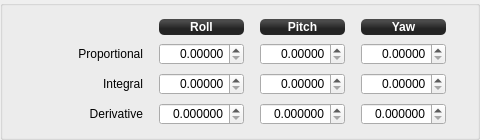
               <widget class="QGroupBox" name="RateStabilizationGroup_9">
                <property name="sizePolicy">
                 <sizepolicy hsizetype="Preferred" vsizetype="Fixed">
                  <horstretch>0</horstretch>
                  <verstretch>0</verstretch>
                 </sizepolicy>
                </property>
                <property name="minimumSize">
                 <size>
                  <width>0</width>
                  <height>140</height>
                 </size>
                </property>
                <property name="autoFillBackground">
                 <bool>false</bool>
                </property>
                <property name="styleSheet">
                 <string notr="true"/>
                </property>
                <property name="title">
                 <string/>
                </property>
                <property name="flat">
                 <bool>true</bool>
                </property>
                <layout class="QGridLayout" name="gridLayout_3" columnstretch="0,0,1,0,1,0,1,0">
                 <property name="leftMargin">
                  <number>0</number>
                 </property>
                 <property name="bottomMargin">
                  <number>9</number>
                 </property>
                 <item row="3" column="4">
                  <widget class="QDoubleSpinBox" name="PitchRateKd">
                   <property name="sizePolicy">
                    <sizepolicy hsizetype="Preferred" vsizetype="Fixed">
                     <horstretch>0</horstretch>
                     <verstretch>0</verstretch>
                    </sizepolicy>
                   </property>
                   <property name="minimumSize">
                    <size>
                     <width>0</width>
                     <height>22</height>
                    </size>
                   </property>
                   <property name="maximumSize">
                    <size>
                     <width>16777215</width>
                     <height>22</height>
                    </size>
                   </property>
                   <property name="focusPolicy">
                    <enum>Qt::StrongFocus</enum>
                   </property>
                   <property name="styleSheet">
                    <string notr="true"/>
                   </property>
                   <property name="alignment">
                    <set>Qt::AlignRight|Qt::AlignTrailing|Qt::AlignVCenter</set>
                   </property>
                   <property name="decimals">
                    <number>6</number>
                   </property>
                   <property name="singleStep">
                    <double>0.000001000000000</double>
                   </property>
                   <property name="objrelation" stdset="0">
                    <stringlist>
                     <string>objname:StabilizationSettings</string>
                     <string>fieldname:PitchRatePID</string>
                     <string>element:Kd</string>
                     <string>haslimits:no</string>
                     <string>scale:1</string>
                     <string>buttongroup:4,20</string>
                    </stringlist>
                   </property>
                  </widget>
                 </item>
                 <item row="0" column="6">
                  <widget class="QLabel" name="label_42">
                   <property name="sizePolicy">
                    <sizepolicy hsizetype="Preferred" vsizetype="Fixed">
                     <horstretch>0</horstretch>
                     <verstretch>0</verstretch>
                    </sizepolicy>
                   </property>
                   <property name="minimumSize">
                    <size>
                     <width>0</width>
                     <height>16</height>
                    </size>
                   </property>
                   <property name="font">
                    <font>
                     <weight>75</weight>
                     <bold>true</bold>
                    </font>
                   </property>
                   <property name="autoFillBackground">
                    <bool>false</bool>
                   </property>
                   <property name="styleSheet">
                    <string notr="true">background-color: qlineargradient(spread:reflect, x1:0.507, y1:0, x2:0.507, y2:0.772, stop:0.208955 rgba(74, 74, 74, 255), stop:0.78607 rgba(36, 36, 36, 255));
color: rgb(255, 255, 255);
border-radius: 5;</string>
                   </property>
                   <property name="text">
                    <string>Yaw</string>
                   </property>
                   <property name="alignment">
                    <set>Qt::AlignCenter</set>
                   </property>
                  </widget>
                 </item>
                 <item row="2" column="0">
                  <widget class="QLabel" name="label_44">
                   <property name="sizePolicy">
                    <sizepolicy hsizetype="Preferred" vsizetype="Preferred">
                     <horstretch>0</horstretch>
                     <verstretch>0</verstretch>
                    </sizepolicy>
                   </property>
                   <property name="styleSheet">
                    <string notr="true"/>
                   </property>
                   <property name="text">
                    <string>Integral</string>
                   </property>
                   <property name="alignment">
                    <set>Qt::AlignRight|Qt::AlignTrailing|Qt::AlignVCenter</set>
                   </property>
                  </widget>
                 </item>
                 <item row="2" column="6">
                  <widget class="QDoubleSpinBox" name="RateYawKi">
                   <property name="sizePolicy">
                    <sizepolicy hsizetype="Preferred" vsizetype="Fixed">
                     <horstretch>0</horstretch>
                     <verstretch>0</verstretch>
                    </sizepolicy>
                   </property>
                   <property name="minimumSize">
                    <size>
                     <width>0</width>
                     <height>22</height>
                    </size>
                   </property>
                   <property name="maximumSize">
                    <size>
                     <width>16777215</width>
                     <height>22</height>
                    </size>
                   </property>
                   <property name="focusPolicy">
                    <enum>Qt::StrongFocus</enum>
                   </property>
                   <property name="toolTip">
                    <string>As a rule of thumb, you can set the Ki at roughly the same
value as the Kp.</string>
                   </property>
                   <property name="styleSheet">
                    <string notr="true"/>
                   </property>
                   <property name="alignment">
                    <set>Qt::AlignRight|Qt::AlignTrailing|Qt::AlignVCenter</set>
                   </property>
                   <property name="decimals">
                    <number>5</number>
                   </property>
                   <property name="singleStep">
                    <double>0.000100000000000</double>
                   </property>
                   <property name="objrelation" stdset="0">
                    <stringlist>
                     <string>objname:StabilizationSettings</string>
                     <string>fieldname:YawRatePID</string>
                     <string>element:Ki</string>
                     <string>haslimits:no</string>
                     <string>scale:1</string>
                     <string>buttongroup:4,20</string>
                    </stringlist>
                   </property>
                  </widget>
                 </item>
                 <item row="2" column="4">
                  <widget class="QDoubleSpinBox" name="RatePitchKi">
                   <property name="sizePolicy">
                    <sizepolicy hsizetype="Preferred" vsizetype="Fixed">
                     <horstretch>0</horstretch>
                     <verstretch>0</verstretch>
                    </sizepolicy>
                   </property>
                   <property name="minimumSize">
                    <size>
                     <width>0</width>
                     <height>22</height>
                    </size>
                   </property>
                   <property name="maximumSize">
                    <size>
                     <width>16777215</width>
                     <height>22</height>
                    </size>
                   </property>
                   <property name="focusPolicy">
                    <enum>Qt::StrongFocus</enum>
                   </property>
                   <property name="toolTip">
                    <string>As a rule of thumb, you can set the Ki at roughly the same
value as the Kp.</string>
                   </property>
                   <property name="styleSheet">
                    <string notr="true"/>
                   </property>
                   <property name="alignment">
                    <set>Qt::AlignRight|Qt::AlignTrailing|Qt::AlignVCenter</set>
                   </property>
                   <property name="decimals">
                    <number>5</number>
                   </property>
                   <property name="singleStep">
                    <double>0.000100000000000</double>
                   </property>
                   <property name="objrelation" stdset="0">
                    <stringlist>
                     <string>objname:StabilizationSettings</string>
                     <string>fieldname:PitchRatePID</string>
                     <string>element:Ki</string>
                     <string>haslimits:no</string>
                     <string>scale:1</string>
                     <string>buttongroup:4,20</string>
                    </stringlist>
                   </property>
                  </widget>
                 </item>
                 <item row="1" column="6">
                  <widget class="QDoubleSpinBox" name="RateYawKp">
                   <property name="sizePolicy">
                    <sizepolicy hsizetype="Preferred" vsizetype="Fixed">
                     <horstretch>0</horstretch>
                     <verstretch>0</verstretch>
                    </sizepolicy>
                   </property>
                   <property name="minimumSize">
                    <size>
                     <width>85</width>
                     <height>22</height>
                    </size>
                   </property>
                   <property name="maximumSize">
                    <size>
                     <width>16777215</width>
                     <height>22</height>
                    </size>
                   </property>
                   <property name="focusPolicy">
                    <enum>Qt::StrongFocus</enum>
                   </property>
                   <property name="toolTip">
                    <string>Slowly raise Kp until you start seeing clear oscillations when you fly.
Then lower the value by 20% or so.

You can usually go for higher values for Yaw factors.</string>
                   </property>
                   <property name="styleSheet">
                    <string notr="true"/>
                   </property>
                   <property name="alignment">
                    <set>Qt::AlignRight|Qt::AlignTrailing|Qt::AlignVCenter</set>
                   </property>
                   <property name="decimals">
                    <number>5</number>
                   </property>
                   <property name="singleStep">
                    <double>0.000100000000000</double>
                   </property>
                   <property name="objrelation" stdset="0">
                    <stringlist>
                     <string>objname:StabilizationSettings</string>
                     <string>fieldname:YawRatePID</string>
                     <string>element:Kp</string>
                     <string>haslimits:no</string>
                     <string>scale:1</string>
                     <string>buttongroup:4,20</string>
                    </stringlist>
                   </property>
                  </widget>
                 </item>
                 <item row="3" column="6">
                  <widget class="QDoubleSpinBox" name="YawRateKd">
                   <property name="sizePolicy">
                    <sizepolicy hsizetype="Preferred" vsizetype="Fixed">
                     <horstretch>0</horstretch>
                     <verstretch>0</verstretch>
                    </sizepolicy>
                   </property>
                   <property name="minimumSize">
                    <size>
                     <width>0</width>
                     <height>22</height>
                    </size>
                   </property>
                   <property name="maximumSize">
                    <size>
                     <width>16777215</width>
                     <height>22</height>
                    </size>
                   </property>
                   <property name="focusPolicy">
                    <enum>Qt::StrongFocus</enum>
                   </property>
                   <property name="toolTip">
                    <string/>
                   </property>
                   <property name="styleSheet">
                    <string notr="true"/>
                   </property>
                   <property name="alignment">
                    <set>Qt::AlignRight|Qt::AlignTrailing|Qt::AlignVCenter</set>
                   </property>
                   <property name="decimals">
                    <number>6</number>
                   </property>
                   <property name="singleStep">
                    <double>0.000001000000000</double>
                   </property>
                   <property name="objrelation" stdset="0">
                    <stringlist>
                     <string>objname:StabilizationSettings</string>
                     <string>fieldname:YawRatePID</string>
                     <string>element:Kd</string>
                     <string>haslimits:no</string>
                     <string>scale:1</string>
                     <string>buttongroup:4,20</string>
                    </stringlist>
                   </property>
                  </widget>
                 </item>
                 <item row="0" column="4">
                  <widget class="QLabel" name="label_34">
                   <property name="sizePolicy">
                    <sizepolicy hsizetype="Preferred" vsizetype="Fixed">
                     <horstretch>0</horstretch>
                     <verstretch>0</verstretch>
                    </sizepolicy>
                   </property>
                   <property name="minimumSize">
                    <size>
                     <width>0</width>
                     <height>16</height>
                    </size>
                   </property>
                   <property name="font">
                    <font>
                     <weight>75</weight>
                     <bold>true</bold>
                    </font>
                   </property>
                   <property name="autoFillBackground">
                    <bool>false</bool>
                   </property>
                   <property name="styleSheet">
                    <string notr="true">background-color: qlineargradient(spread:reflect, x1:0.507, y1:0, x2:0.507, y2:0.772, stop:0.208955 rgba(74, 74, 74, 255), stop:0.78607 rgba(36, 36, 36, 255));
color: rgb(255, 255, 255);
border-radius: 5;</string>
                   </property>
                   <property name="text">
                    <string>Pitch</string>
                   </property>
                   <property name="alignment">
                    <set>Qt::AlignCenter</set>
                   </property>
                  </widget>
                 </item>
                 <item row="0" column="2">
                  <widget class="QLabel" name="label_30">
                   <property name="sizePolicy">
                    <sizepolicy hsizetype="Preferred" vsizetype="Fixed">
                     <horstretch>0</horstretch>
                     <verstretch>0</verstretch>
                    </sizepolicy>
                   </property>
                   <property name="minimumSize">
                    <size>
                     <width>0</width>
                     <height>16</height>
                    </size>
                   </property>
                   <property name="font">
                    <font>
                     <weight>75</weight>
                     <bold>true</bold>
                    </font>
                   </property>
                   <property name="autoFillBackground">
                    <bool>false</bool>
                   </property>
                   <property name="styleSheet">
                    <string notr="true">background-color: qlineargradient(spread:reflect, x1:0.507, y1:0, x2:0.507, y2:0.772, stop:0.208955 rgba(74, 74, 74, 255), stop:0.78607 rgba(36, 36, 36, 255));
color: rgb(255, 255, 255);
border-radius: 5;</string>
                   </property>
                   <property name="text">
                    <string>Roll</string>
                   </property>
                   <property name="alignment">
                    <set>Qt::AlignCenter</set>
                   </property>
                  </widget>
                 </item>
                 <item row="2" column="5">
                  <spacer name="horizontalSpacer_28">
                   <property name="orientation">
                    <enum>Qt::Horizontal</enum>
                   </property>
                   <property name="sizeType">
                    <enum>QSizePolicy::Fixed</enum>
                   </property>
                   <property name="sizeHint" stdset="0">
                    <size>
                     <width>10</width>
                     <height>10</height>
                    </size>
                   </property>
                  </spacer>
                 </item>
                 <item row="1" column="0">
                  <widget class="QLabel" name="label_43">
                   <property name="sizePolicy">
                    <sizepolicy hsizetype="Minimum" vsizetype="Fixed">
                     <horstretch>0</horstretch>
                     <verstretch>0</verstretch>
                    </sizepolicy>
                   </property>
                   <property name="minimumSize">
                    <size>
                     <width>69</width>
                     <height>16</height>
                    </size>
                   </property>
                   <property name="styleSheet">
                    <string notr="true"/>
                   </property>
                   <property name="text">
                    <string>Proportional</string>
                   </property>
                   <property name="alignment">
                    <set>Qt::AlignRight|Qt::AlignTrailing|Qt::AlignVCenter</set>
                   </property>
                  </widget>
                 </item>
                 <item row="2" column="1">
                  <spacer name="horizontalSpacer_26">
                   <property name="orientation">
                    <enum>Qt::Horizontal</enum>
                   </property>
                   <property name="sizeType">
                    <enum>QSizePolicy::Fixed</enum>
                   </property>
                   <property name="sizeHint" stdset="0">
                    <size>
                     <width>10</width>
                     <height>10</height>
                    </size>
                   </property>
                  </spacer>
                 </item>
                 <item row="1" column="2">
                  <widget class="QDoubleSpinBox" name="RateRollKp_2">
                   <property name="sizePolicy">
                    <sizepolicy hsizetype="Preferred" vsizetype="Fixed">
                     <horstretch>0</horstretch>
                     <verstretch>0</verstretch>
                    </sizepolicy>
                   </property>
                   <property name="minimumSize">
                    <size>
                     <width>85</width>
                     <height>22</height>
                    </size>
                   </property>
                   <property name="maximumSize">
                    <size>
                     <width>16777215</width>
                     <height>22</height>
                    </size>
                   </property>
                   <property name="focusPolicy">
                    <enum>Qt::StrongFocus</enum>
                   </property>
                   <property name="toolTip">
                    <string>Slowly raise Kp until you start seeing clear oscillations when you fly.
Then lower the value by 20% or so.</string>
                   </property>
                   <property name="styleSheet">
                    <string notr="true"/>
                   </property>
                   <property name="alignment">
                    <set>Qt::AlignRight|Qt::AlignTrailing|Qt::AlignVCenter</set>
                   </property>
                   <property name="decimals">
                    <number>5</number>
                   </property>
                   <property name="singleStep">
                    <double>0.000100000000000</double>
                   </property>
                   <property name="objrelation" stdset="0">
                    <stringlist>
                     <string>objname:StabilizationSettings</string>
                     <string>fieldname:RollRatePID</string>
                     <string>element:Kp</string>
                     <string>haslimits:no</string>
                     <string>scale:1</string>
                     <string>buttongroup:4,20</string>
                    </stringlist>
                   </property>
                  </widget>
                 </item>
                 <item row="0" column="0">
                  <spacer name="horizontalSpacer_24">
                   <property name="orientation">
                    <enum>Qt::Horizontal</enum>
                   </property>
                   <property name="sizeType">
                    <enum>QSizePolicy::Fixed</enum>
                   </property>
                   <property name="sizeHint" stdset="0">
                    <size>
                     <width>140</width>
                     <height>13</height>
                    </size>
                   </property>
                  </spacer>
                 </item>
                 <item row="2" column="2">
                  <widget class="QDoubleSpinBox" name="RateRollKi_2">
                   <property name="sizePolicy">
                    <sizepolicy hsizetype="Preferred" vsizetype="Fixed">
                     <horstretch>0</horstretch>
                     <verstretch>0</verstretch>
                    </sizepolicy>
                   </property>
                   <property name="minimumSize">
                    <size>
                     <width>0</width>
                     <height>22</height>
                    </size>
                   </property>
                   <property name="maximumSize">
                    <size>
                     <width>16777215</width>
                     <height>22</height>
                    </size>
                   </property>
                   <property name="focusPolicy">
                    <enum>Qt::StrongFocus</enum>
                   </property>
                   <property name="toolTip">
                    <string>As a rule of thumb, you can set the Ki at roughly the same
value as the Kp.</string>
                   </property>
                   <property name="styleSheet">
                    <string notr="true"/>
                   </property>
                   <property name="alignment">
                    <set>Qt::AlignRight|Qt::AlignTrailing|Qt::AlignVCenter</set>
                   </property>
                   <property name="decimals">
                    <number>5</number>
                   </property>
                   <property name="singleStep">
                    <double>0.000100000000000</double>
                   </property>
                   <property name="objrelation" stdset="0">
                    <stringlist>
                     <string>objname:StabilizationSettings</string>
                     <string>fieldname:RollRatePID</string>
                     <string>element:Ki</string>
                     <string>haslimits:no</string>
                     <string>scale:1</string>
                     <string>buttongroup:4,20</string>
                    </stringlist>
                   </property>
                  </widget>
                 </item>
                 <item row="3" column="0">
                  <widget class="QLabel" name="label_24">
                   <property name="sizePolicy">
                    <sizepolicy hsizetype="Preferred" vsizetype="Preferred">
                     <horstretch>0</horstretch>
                     <verstretch>0</verstretch>
                    </sizepolicy>
                   </property>
                   <property name="minimumSize">
                    <size>
                     <width>58</width>
                     <height>0</height>
                    </size>
                   </property>
                   <property name="maximumSize">
                    <size>
                     <width>16777215</width>
                     <height>16777215</height>
                    </size>
                   </property>
                   <property name="styleSheet">
                    <string notr="true"/>
                   </property>
                   <property name="text">
                    <string>Derivative</string>
                   </property>
                   <property name="alignment">
                    <set>Qt::AlignRight|Qt::AlignTrailing|Qt::AlignVCenter</set>
                   </property>
                  </widget>
                 </item>
                 <item row="1" column="4">
                  <widget class="QDoubleSpinBox" name="RatePitchKp">
                   <property name="sizePolicy">
                    <sizepolicy hsizetype="Preferred" vsizetype="Fixed">
                     <horstretch>0</horstretch>
                     <verstretch>0</verstretch>
                    </sizepolicy>
                   </property>
                   <property name="minimumSize">
                    <size>
                     <width>85</width>
                     <height>22</height>
                    </size>
                   </property>
                   <property name="maximumSize">
                    <size>
                     <width>16777215</width>
                     <height>22</height>
                    </size>
                   </property>
                   <property name="focusPolicy">
                    <enum>Qt::StrongFocus</enum>
                   </property>
                   <property name="toolTip">
                    <string>Slowly raise Kp until you start seeing clear oscillations when you fly.
Then lower the value by 20% or so.</string>
                   </property>
                   <property name="styleSheet">
                    <string notr="true"/>
                   </property>
                   <property name="alignment">
                    <set>Qt::AlignRight|Qt::AlignTrailing|Qt::AlignVCenter</set>
                   </property>
                   <property name="decimals">
                    <number>5</number>
                   </property>
                   <property name="singleStep">
                    <double>0.000100000000000</double>
                   </property>
                   <property name="objrelation" stdset="0">
                    <stringlist>
                     <string>objname:StabilizationSettings</string>
                     <string>fieldname:PitchRatePID</string>
                     <string>element:Kp</string>
                     <string>haslimits:no</string>
                     <string>scale:1</string>
                     <string>buttongroup:4,20</string>
                    </stringlist>
                   </property>
                  </widget>
                 </item>
                 <item row="3" column="2">
                  <widget class="QDoubleSpinBox" name="RollRateKd">
                   <property name="sizePolicy">
                    <sizepolicy hsizetype="Preferred" vsizetype="Fixed">
                     <horstretch>0</horstretch>
                     <verstretch>0</verstretch>
                    </sizepolicy>
                   </property>
                   <property name="minimumSize">
                    <size>
                     <width>0</width>
                     <height>22</height>
                    </size>
                   </property>
                   <property name="maximumSize">
                    <size>
                     <width>16777215</width>
                     <height>22</height>
                    </size>
                   </property>
                   <property name="focusPolicy">
                    <enum>Qt::StrongFocus</enum>
                   </property>
                   <property name="toolTip">
                    <string/>
                   </property>
                   <property name="styleSheet">
                    <string notr="true"/>
                   </property>
                   <property name="alignment">
                    <set>Qt::AlignRight|Qt::AlignTrailing|Qt::AlignVCenter</set>
                   </property>
                   <property name="decimals">
                    <number>6</number>
                   </property>
                   <property name="singleStep">
                    <double>0.000001000000000</double>
                   </property>
                   <property name="objrelation" stdset="0">
                    <stringlist>
                     <string>objname:StabilizationSettings</string>
                     <string>fieldname:RollRatePID</string>
                     <string>element:Kd</string>
                     <string>haslimits:no</string>
                     <string>scale:1</string>
                     <string>buttongroup:4,20</string>
                    </stringlist>
                   </property>
                  </widget>
                 </item>
                 <item row="2" column="3">
                  <spacer name="horizontalSpacer_27">
                   <property name="orientation">
                    <enum>Qt::Horizontal</enum>
                   </property>
                   <property name="sizeType">
                    <enum>QSizePolicy::Fixed</enum>
                   </property>
                   <property name="sizeHint" stdset="0">
                    <size>
                     <width>10</width>
                     <height>10</height>
                    </size>
                   </property>
                  </spacer>
                 </item>
                 <item row="2" column="7">
                  <spacer name="horizontalSpacer_21">
                   <property name="orientation">
                    <enum>Qt::Horizontal</enum>
                   </property>
                   <property name="sizeHint" stdset="0">
                    <size>
                     <width>20</width>
                     <height>20</height>
                    </size>
                   </property>
                  </spacer>
                 </item>
                </layout>
               </widget>
